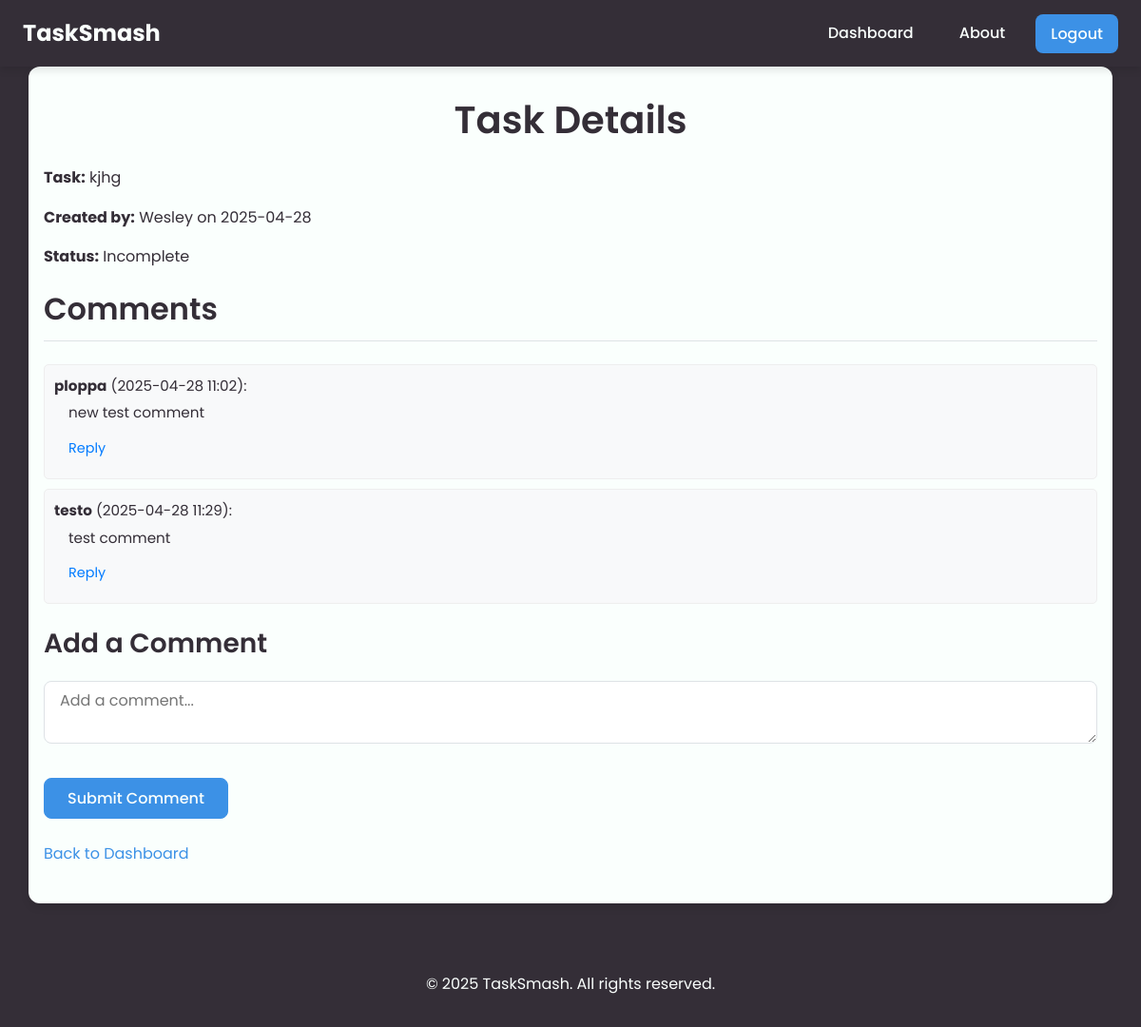
Page /todo/view/2 (signed in) on the earlier database version.
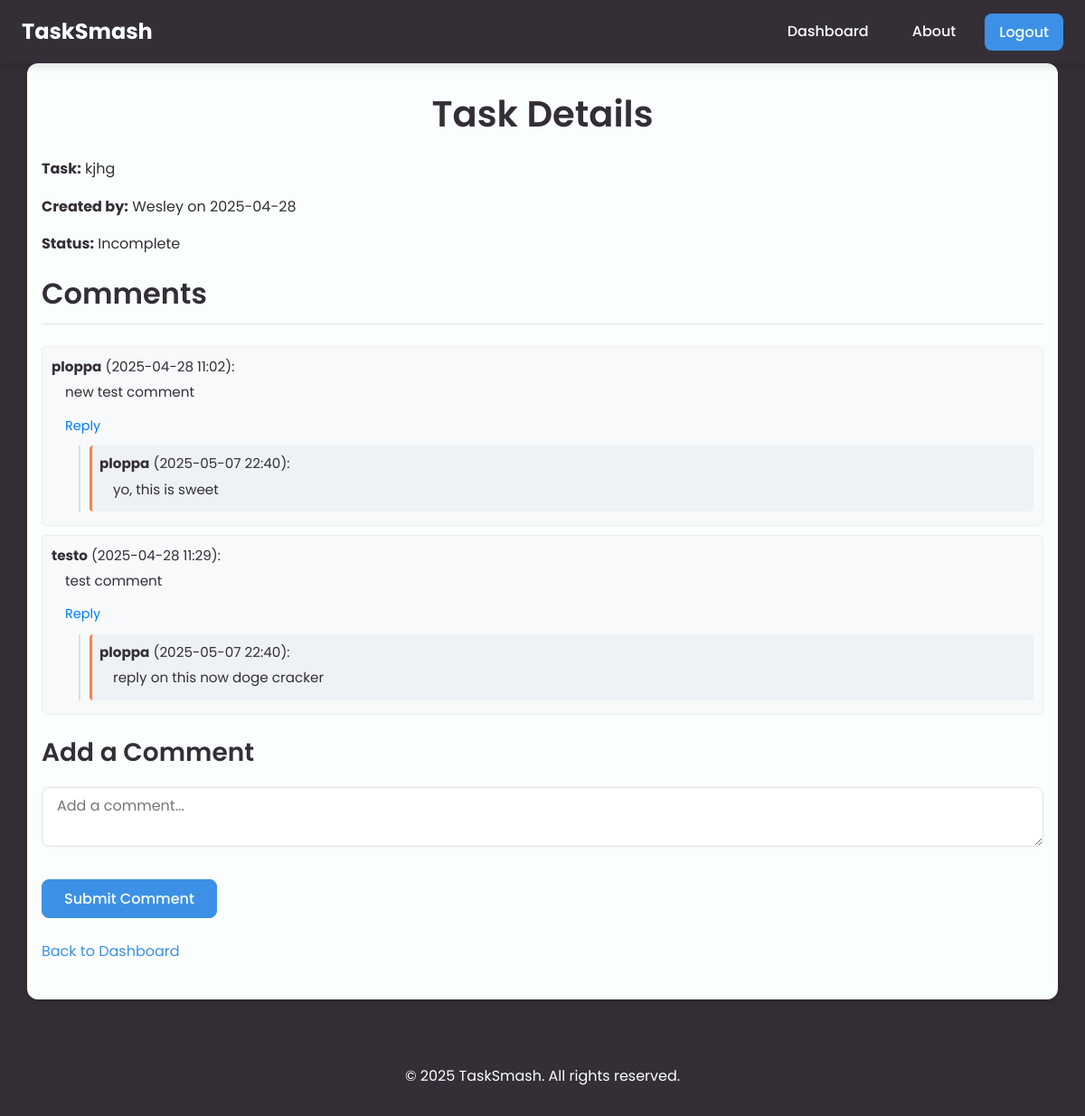
Same page on the later database version.
### app/models.py (models this page shows, shortened)
class Todo(db.Model):
    id = db.Column(db.Integer, primary_key=True)
    content = db.Column(db.String(200), nullable=False)
    created_at = db.Column(db.DateTime, default=datetime.utcnow)
    user_id = db.Column(db.Integer, db.ForeignKey('user.id'), nullable=False)
    completed = db.Column(db.Boolean, default=False)
    edit_count = db.Column(db.Integer, default=0)
    comments = db.relationship('Comment', back_populates='task', cascade="all, delete-orphan")

class User(db.Model, UserMixin):
    id = db.Column(db.Integer, primary_key=True)
    username = db.Column(db.String(50), unique=True, nullable=False)
    email = db.Column(db.String(100), unique=True, nullable=False)
    password_hash = db.Column(db.String(100), nullable=False)
    todos = db.relationship('Todo', backref='user', lazy=True)
    comments = db.relationship('Comment', back_populates='user', cascade="all, delete-orphan")
    user_achievements = db.relationship('UserAchievement', backref='user', lazy=True)

class Comment(db.Model):
    id = db.Column(db.Integer, primary_key=True)
    content = db.Column(db.String(500), nullable=False)
    created_at = db.Column(db.DateTime, default=datetime.utcnow)
    user_id = db.Column(db.Integer, db.ForeignKey('user.id'), nullable=False)
    task_id = db.Column(db.Integer, db.ForeignKey('todo.id'), nullable=False)
    parent_id = db.Column(db.Integer, db.ForeignKey('comment.id'), nullable=True)
    user = db.relationship('User', back_populates='comments')
    task = db.relationship('Todo', back_populates='comments')
    replies = db.relationship('Comment', backref=db.backref('parent', remote_side=[id]), lazy='dynamic')

### app/blueprints/todo.py (the view)
@todo_bp.route("/view/<int:task_id>")
@login_required
def view_task(task_id):
    task = Todo.query.options(
                db.joinedload(Todo.user),                           # Eager load the task's author
                db.joinedload(Todo.comments).joinedload(Comment.user) # Eager load comments and their authors
            ).get_or_404(task_id)
    top_level_comments = sorted(
        [c for c in task.comments if c.parent_id is None],
        key=lambda x: x.created_at # Sort by creation time
    )
    return render_template("task.html", task=task, comments=top_level_comments)

### app/templates/task.html (shortened to what this page needs)
{% extends 'base.html' %}
{% block body %}
<section class="App Content"> <h1>Task Details</h1>
    <p><strong>Task:</strong> {{ task.content }}</p>
    <p><strong>Created by:</strong> {{ task.user.username }} on {{ task.created_at.strftime("%Y-%m-%d") }}</p>
    <p><strong>Status:</strong> {% if task.completed %}Completed{% else %}Incomplete{% endif %}</p>
    <h2>Comments</h2>
    <div class="comments-section">
        {% if comments %}
            {% for comment in comments %}
                <div class="comment-item" style="border: 1px solid #eee; padding: 10px; margin-bottom: 10px; border-radius: 5px;">
                    <p><strong>{{ comment.user.username }}</strong> ({{ comment.created_at.strftime("%Y-%m-%d %H:%M") }}):</p>
                    <p style="margin-left: 15px;">{{ comment.content }}</p>
                    <details style="margin-left: 15px; margin-top: 5px;">
                        <summary style="cursor: pointer; color: #007bff;">Reply</summary>
                    </details>
                    {% if comment.replies %}
                        <div class="replies" style="margin-left: 30px; margin-top: 10px; border-left: 2px solid #ddd; padding-left: 10px;">
                            {% for reply in comment.replies %}
                                <div class="comment-item reply-item" style="margin-bottom: 5px;">
                                     <p><strong>{{ reply.user.username }}</strong> ({{ reply.created_at.strftime("%Y-%m-%d %H:%M") }}):</p>
                                     <p style="margin-left: 15px;">{{ reply.content }}</p>
                                </div>
                            {% endfor %}
                        </div>
                    {% endif %}
                </div>
            {% else %}
             <p>No comments yet.</p>
            {% endfor %}
        {% else %}
            <p>No comments yet.</p>
        {% endif %}
    </div>
    <div class="add-comment-form" style="margin-top: 20px;">
        <h3>Add a Comment</h3>
        <form action="{{ url_for('comment.add_comment', task_id=task.id) }}" method="POST">
            <textarea name="content" placeholder="Add a comment..." required style="width: 100%; min-height: 60px; margin-bottom: 10px;"></textarea><br>
            <button type="submit" class="btn">Submit Comment</button>
        </form>
    </div>
    <p style="margin-top: 20px;"><a href="{{ url_for('main.dashboard') }}">Back to Dashboard</a></p>
</section>
{% endblock %}

### app/templates/base.html (shortened to what this page needs)
<!DOCTYPE html>
<html lang="en">
<head>
    <link rel="stylesheet" href="{{ url_for('static', filename='styles/main.css') }}">
</head>
<body>
    <div class="page-wrapper" style="display: flex; flex-direction: column; min-height: 100vh;">
        <nav>
            <a href="{{ url_for('main.landing_page') }}" class="nav-brand">TaskSmash</a>
            <ul>
              {% if current_user.is_authenticated %}
              {% if request.endpoint != 'main.dashboard' %}
              <li class="nav"><a href="{{ url_for('main.dashboard') }}">Dashboard</a></li>
              {% endif %}
              {% endif %}
              <li class="nav"><a href="{{ url_for('main.about') }}">About</a></li>
              {% if current_user.is_authenticated %}
              <li>
                  <form action="{{ url_for('auth.logout') }}" method="POST" style="display: inline;">
                      <button type="submit" class="logout-btn-nav">Logout</button>
                  </form>
              </li>
              {% endif %}
            </ul>
          </nav>
        <main class="main-content-area" style="flex-grow: 1;">
            {% block body %}{% endblock %}
        </main>
        <footer style="background-color: var(--dark-gray); color: var(--text-color-light); text-align: center; padding: var(--spacing-md); margin-top: auto;">
            <p>&copy; {{ now.year }} TaskSmash. All rights reserved.</p>
            </footer>
    </div> </body>
</html>

### app/static/styles/variables.css (style rules this page uses)
:root { --primary-blue: #3C91E6; --light-blue: #A0C4FF; --dark-gray: #342E37; --accent-green: #A2D729; --accent-orange: #FA824C; --light-bg: #FAFFFD; --medium-gray: #888888; --text-color-dark: var(--dark-gray); --text-color-light: var(--light-bg); --border-color: #dee2e6; --danger-color: #dc3545; --success-color: #28a745; --warning-color: #ffc107; --info-color: #17a2b8; --font-primary: 'Poppins', sans-serif; --font-secondary: sans-serif; --spacing-xs: 0.25rem; --spacing-sm: 0.5rem; --spacing-md: 1rem; --spacing-lg: 1.5rem; --spacing-xl: 2rem; --spacing-xxl: 3rem; --border-radius-sm: 0.25rem; --border-radius-md: 0.5rem; --border-radius-lg: 0.75rem; --border-width: 1px; --shadow-sm: 0 1px 3px rgba(0, 0, 0, 0.1); --shadow-md: 0 4px 8px rgba(0, 0, 0, 0.1); --shadow-lg: 0 10px 20px rgba(0, 0, 0, 0.1); --transition-fast: 0.2s ease; --transition-medium: 0.3s ease; }

### app/static/styles/global.css (style rules this page uses)
*, *::before, *::after { box-sizing: border-box; }
body, h1, h2, h3, h4, h5, h6, p, ul, ol, li, figure, figcaption, blockquote, dl, dd { margin: 0; padding: 0; }
ul, ol { list-style: none; }
body { font-family: var(--font-primary); background-color: var(--dark-gray); color: var(--text-color-dark); line-height: 1.6; min-height: 100vh; display: flex; flex-direction: column; }
h1, h2, h3, h4, h5, h6 { margin-bottom: var(--spacing-md); font-weight: 600; color: var(--dark-gray); }
h1 { font-size: 2.5rem; text-align: center; }
h2 { font-size: 2rem; border-bottom: var(--border-width) solid var(--border-color); padding-bottom: var(--spacing-sm); margin-bottom: var(--spacing-lg); }
h3 { font-size: 1.75rem; }
p { margin-bottom: var(--spacing-md); }
a { color: var(--primary-blue); text-decoration: none; transition: color var(--transition-fast); }

### app/static/styles/layout.css (style rules this page uses)
.main-content-area { flex-grow: 1; padding: var(--spacing-lg) 0; padding-top: 70px; }
.App.Content, .content-container { max-width: 1140px; margin-left: auto; margin-right: auto; padding: var(--spacing-lg) var(--spacing-md); background-color: var(--light-bg); border-radius: var(--border-radius-lg); box-shadow: var(--shadow-md); margin-bottom: var(--spacing-xl); }

### app/static/styles/nav.css (style rules this page uses)
nav { background-color: var(--dark-gray); padding: 0 var(--spacing-lg); position: fixed; top: 0; left: 0; width: 100%; z-index: 1000; box-shadow: var(--shadow-md); height: 70px; display: flex; align-items: center; }
nav ul { display: flex; justify-content: flex-end; align-items: center; list-style-type: none; margin: 0; padding: 0; width: 100%; }
nav ul li { margin-left: var(--spacing-md); }
nav .nav-brand { margin-right: auto; font-size: 1.5rem; font-weight: bold; color: var(--light-bg); text-decoration: none; }
nav ul li a { color: var(--text-color-light); padding: var(--spacing-sm) var(--spacing-md); text-decoration: none; transition: background-color var(--transition-fast), color var(--transition-fast); display: block; border-radius: var(--border-radius-sm); font-weight: 500; }
nav .logout-btn-nav { background: none; border: none; color: var(--accent-orange); padding: var(--spacing-sm) var(--spacing-md); cursor: pointer; font-family: var(--font-primary); font-size: 1em; font-weight: 500; transition: color var(--transition-fast); }

### app/static/styles/buttons.css (style rules this page uses)
.btn, button, input[type="submit"], input[type="button"], input[type="reset"] { display: inline-block; padding: var(--spacing-sm) var(--spacing-lg); font-family: var(--font-primary); font-size: 1rem; font-weight: 500; text-align: center; text-decoration: none; white-space: nowrap; vertical-align: middle; cursor: pointer; user-select: none; border: var(--border-width) solid transparent; border-radius: var(--border-radius-md); transition: color var(--transition-fast), background-color var(--transition-fast), border-color var(--transition-fast), box-shadow var(--transition-fast); }
.btn, button[type="submit"], input[type="submit"] { color: var(--text-color-light); background-color: var(--primary-blue); border-color: var(--primary-blue); }

### app/static/styles/forms.css (style rules this page uses)
form { margin-bottom: var(--spacing-lg); }
input[type="text"], input[type="password"], input[type="email"], textarea { display: block; width: 100%; padding: var(--spacing-sm) var(--spacing-md); font-size: 1rem; font-family: var(--font-primary); line-height: 1.5; color: var(--dark-gray); background-color: #fff; background-clip: padding-box; border: var(--border-width) solid var(--border-color); border-radius: var(--border-radius-md); transition: border-color var(--transition-fast), box-shadow var(--transition-fast); }
textarea { min-height: 80px; resize: vertical; }

Differences in the rows shown:
added Comment: user.username "ploppa", created_at "2025-05-07 22:40", content "yo, this is sweet"
added Comment: user.username "ploppa", created_at "2025-05-07 22:40", content "reply on this now doge cracker", shown under "testo"
